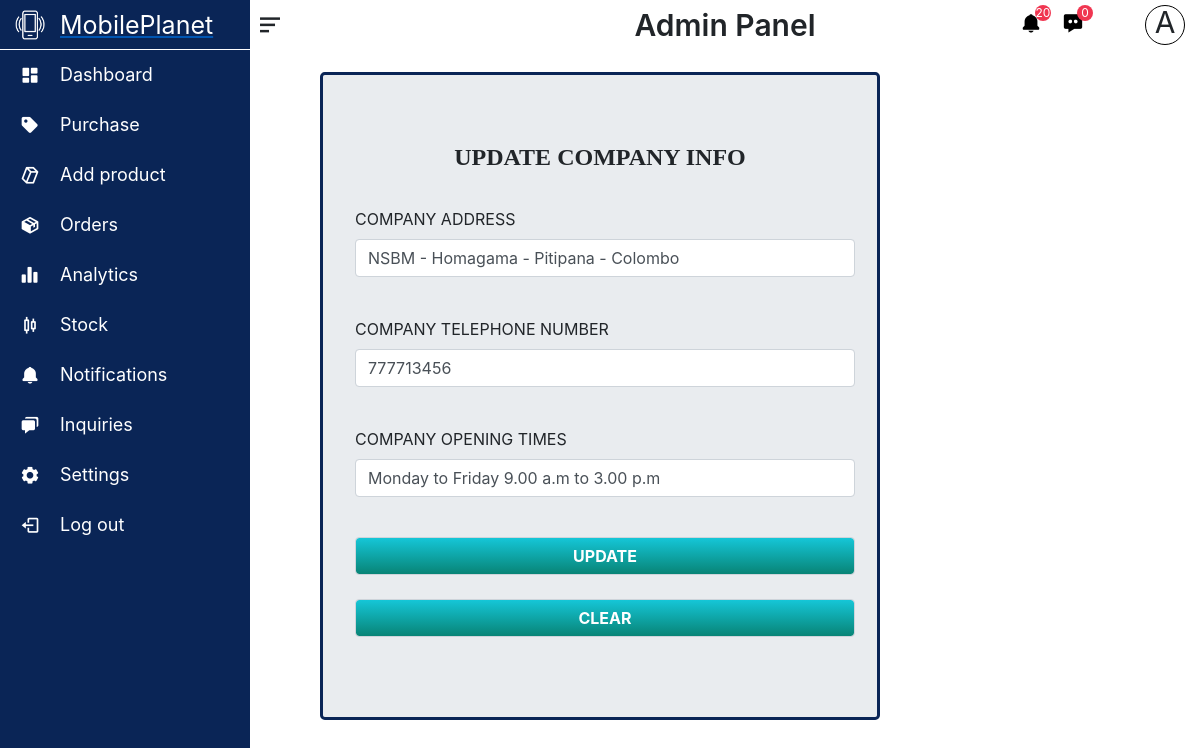
Page /admin/pages/update-company-info.php on the committed database.
### tables this page shows
CREATE TABLE `company` (
  `companyId` int(10) NOT NULL,
  `companyName` varchar(100) NOT NULL,
  `companyAddress` varchar(500) NOT NULL,
  `companyTelephone` int(10) NOT NULL,
  `companyOpeningTimes` varchar(500) NOT NULL
);

### admin/pages/update-company-info.php (the view, shortened to what this page needs)
<!DOCTYPE html>
<html lang="en">
  <head>
	<link href="../css/bootstrap-4.4.1.css" rel="stylesheet">
	<link href="../css/update-company-info.css" rel="stylesheet" type="text/css">
    <link href="../css/headerAndSidebar.css" rel="stylesheet" type="text/css">
	<link href='https://unpkg.com/boxicons@2.1.4/css/boxicons.min.css' rel='stylesheet'>
  </head>
  <body>
        <?php
		    include_once 'header.php'
	    ?>
    <div class="container-fluid">
  	  <div class="container"><br><br><br>
        <center>
        <div class="jumbotron">
				<label class="l1" style="text-align:center;">UPDATE COMPANY INFO<br></label>
                <?php
                    include '../../includes/dbConn.inc.php';
                    $getcom = "SELECT * FROM company WHERE companyId='1'";
                    $execom = $conn->query($getcom);
                    $row = mysqli_fetch_array($execom);
                ?>
  	      		<form name="companyInfoUpdate" method="post" action="update-company-info-query.php" onsubmit="return validateCompanyInfo()">
  	        		<div align="left" class="form-group"><br>
  	          			<label>COMPANY ADDRESS&nbsp;</label>
  	          			<input type="text" class="form-control" name="comAdd" value="<?php echo "$row[2]" ?>">
            		</div>
                    <br>
                    <div align="left" class="form-group">
  	          			<label>COMPANY TELEPHONE NUMBER&nbsp;</label>
  	          			<input type="text" class="form-control" name="comPhone" value="<?php echo "$row[3]"?>">
            		</div>
                    <br>
                    <div align="left" class="form-group">
  	          			<label>COMPANY OPENING TIMES&nbsp;</label>
  	          			<input type="text" class="form-control" name="comOpen" value="<?php echo "$row[4]"?>">
            		</div>
					<br>
  	        		<div class="form-group">
  	          			<input type="submit" id="submit123" name="sub3" class="form-control" value="UPDATE">
  	          			<br>
  	          			<input type="reset" name="res3" class="form-control" id="reset123" value="CLEAR">
            		</div>
          		</form>
  		</div>
        </center>
      </div>
  	</div>
  </body>
</html>

### admin/css/update-company-info.css (style rules this page uses)
.container .jumbotron .l1 { font-weight: bold; font-family: Cambria, "Hoefler Text", "Liberation Serif", Times, "Times New Roman", serif; font-size: x-large; text-align: left; }
.container .jumbotron { border-style: solid; border-color: #0A2556; }
.jumbotron form .form-group { width: 500px; }
.container-fluid .container .jumbotron { width: 560px; }
form .form-group #submit123 { background-image: -webkit-linear-gradient(270deg,rgba(21,198,215,1.00) 0%,rgba(8,132,118,1.00) 100%); background-image: -moz-linear-gradient(270deg,rgba(21,198,215,1.00) 0%,rgba(8,132,118,1.00) 100%); background-image: -o-linear-gradient(270deg,rgba(21,198,215,1.00) 0%,rgba(8,132,118,1.00) 100%); background-image: linear-gradient(180deg,rgba(21,198,215,1.00) 0%,rgba(8,132,118,1.00) 100.00%); font-weight: bolder; color: white; }
form .form-group #reset123 { background-image: -webkit-linear-gradient(270deg,rgba(21,198,215,1.00) 0%,rgba(8,132,118,1.00) 100%); background-image: -moz-linear-gradient(270deg,rgba(21,198,215,1.00) 0%,rgba(8,132,118,1.00) 100%); background-image: -o-linear-gradient(270deg,rgba(21,198,215,1.00) 0%,rgba(8,132,118,1.00) 100%); background-image: linear-gradient(180deg,rgba(21,198,215,1.00) 0%,rgba(8,132,118,1.00) 100.00%); font-weight: bolder; color: white; }

### admin/css/headerAndSidebar.css (style rules this page uses)
* { padding: 0; margin: 0; }
.container-fluid { padding: 0; }

### rows in the picture
company: comAdd "NSBM - Homagama - Pitipana - Colombo", comPhone "777713456", comOpen "Monday to Friday 9.00 a.m to 3.00 p.m"

### other values in the picture
$rowNON['row_count']+$nOM "20"
$nOM "0"
